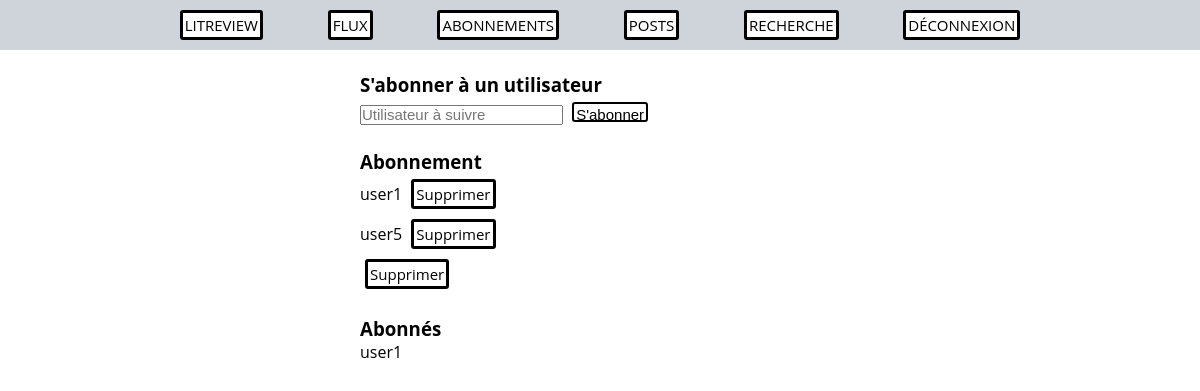
Page /users/create_followup/ (signed in) on the committed database.
### users/models.py (models this page shows)
class UserFollows(models.Model):
    user = models.ForeignKey(to=settings.AUTH_USER_MODEL, on_delete=models.CASCADE, related_name="following")
    followed_user = models.ForeignKey(
        to=settings.AUTH_USER_MODEL, on_delete=models.CASCADE, related_name="followed_by")
    class Meta:
        unique_together = ('user', 'followed_user')

### users/views.py (the view, shortened to what this page needs)
# urls.py: path("create_followup/", login_required(UserFollowsCreateView.as_view()), name="create_followup"),
class UserFollowsCreateView(LoginRequiredMixin, CreateView):
	model = UserFollows
	template_name = "create_followup.html"
	form_class = UserFollowsForm
	success_url = reverse_lazy("create_followup")
	def get_form_kwargs(self):
		kwargs = super().get_form_kwargs()
		kwargs["user"] = self.request.user
		return kwargs
	def get_context_data(self, **kwargs):
		context = super(UserFollowsCreateView, self).get_context_data(**kwargs)
		followups = UserFollows.objects.filter(user=self.request.user)
		context["followups"] = followups
		followers = UserFollows.objects.filter(followed_user=self.request.user)
		context["followers"] = followers
		return context

### users/forms.py (shortened to what this page needs)
class UserFollowsForm(ModelForm):
	followed_user = CharField(required=True)
	class Meta:
		model = UserFollows
		fields = ["followed_user"]
	def __init__(self, user, *args, **kwargs):
		super().__init__(*args, **kwargs)
		self.fields['followed_user'].widget.attrs['placeholder'] = "Utilisateur à suivre"
		self.fields['followed_user'].label = ""
		self.user = user

### users/templates/create_followup.html (shortened to what this page needs)
{% extends "base.html" %}
{% block content %}
    <div id="followup">
        <br>
        <h3>S'abonner à un utilisateur</h3>
        <form method="POST" enctype="multipart/form-data">
            {{ form.followed_user }}
            <input type="submit" value="S'abonner">
        </form>
        <br>
        {% if followups %}
            <h3>Abonnement</h3>
            {% for user in followups %}
                <p>   {{ user.followed_user }}
                <a href="{% url 'delete_followup' id=user.id %}">Supprimer</a>
                </p>
                {% endfor %}
        {% endif %}
        <br>
        {% if followers %}
            <h3>Abonnés</h3>
            {% for user in followers %}
                        <p> {{ user.user }} </p>
            {% endfor %}
        {% endif %}
    </div>
{% endblock %}

### LITReview/static/css/style.css (style rules this page uses)
body { font-family: "Open Sans", sans-serif; padding-top: 50px; }
a, input[type=submit] { display: inline-block; text-decoration: none; border-style: solid; border-radius: 3px; color: black; background-color: white; font-size: 15px; margin: 5px; padding: 2px; }
#followup { width: 40%; margin: auto; }
#followup input { height: 20px; font-size: 15px; margin-top: 5px; }

### rows in the picture
UserFollows: followed_user "user1"
UserFollows: followed_user "user5"
UserFollows: user "user1"
